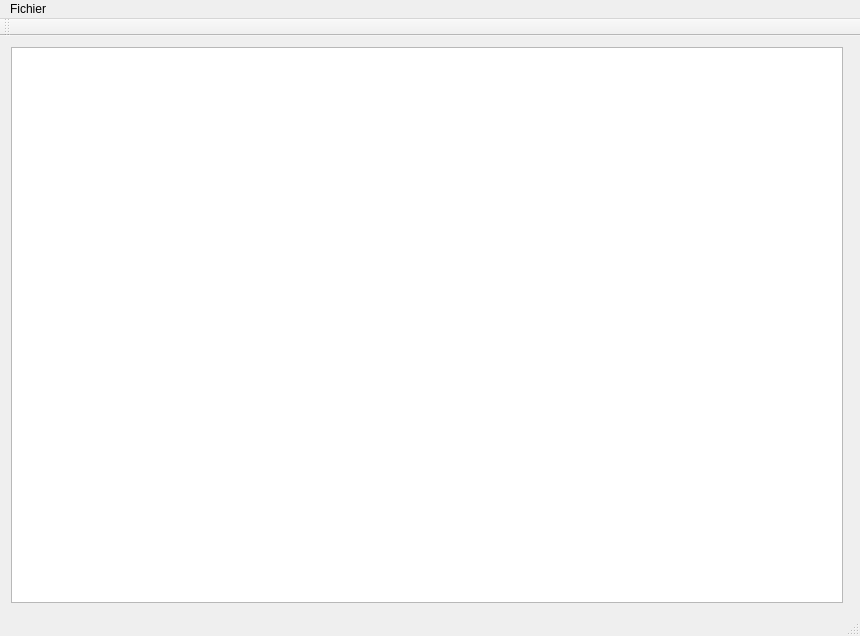
<?xml version="1.0" encoding="UTF-8"?>
<ui version="4.0">
 <class>MainWindow</class>
 <widget class="QMainWindow" name="MainWindow">
  <property name="geometry">
   <rect>
    <x>0</x>
    <y>0</y>
    <width>860</width>
    <height>636</height>
   </rect>
  </property>
  <property name="windowTitle">
   <string>MainWindow</string>
  </property>
  <widget class="QWidget" name="centralWidget">
   <layout class="QHBoxLayout" name="horizontalLayout">
    <item>
     <widget class="QListView" name="listView"/>
    </item>
    <item>
     <widget class="ContactView" name="contactWidget" native="true"/>
    </item>
   </layout>
  </widget>
  <widget class="QMenuBar" name="menuBar">
   <property name="geometry">
    <rect>
     <x>0</x>
     <y>0</y>
     <width>860</width>
     <height>20</height>
    </rect>
   </property>
   <widget class="QMenu" name="menuFichier">
    <property name="title">
     <string>Fichier</string>
    </property>
    <addaction name="actionAjouter_champ"/>
   </widget>
   <addaction name="menuFichier"/>
  </widget>
  <widget class="QToolBar" name="mainToolBar">
   <attribute name="toolBarArea">
    <enum>TopToolBarArea</enum>
   </attribute>
   <attribute name="toolBarBreak">
    <bool>false</bool>
   </attribute>
  </widget>
  <widget class="QStatusBar" name="statusBar"/>
  <action name="actionAjouter_champ">
   <property name="text">
    <string>Ajouter champ</string>
   </property>
  </action>
 </widget>
 <layoutdefault spacing="6" margin="11"/>
 <customwidgets>
  <customwidget>
   <class>ContactView</class>
   <extends>QWidget</extends>
   <header>vue/contactview.h</header>
   <container>1</container>
  </customwidget>
 </customwidgets>
 <resources/>
 <connections/>
</ui>
